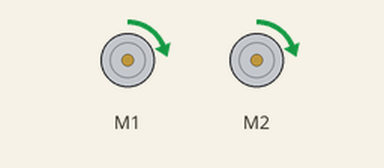
This program was run on a simulated BBC micro:bit (MakeCode). Parts: 2 × DC motor (green arrow = forward, orange = backward, longer = faster).

Above: at 1.0 s.
At 3.0 s:
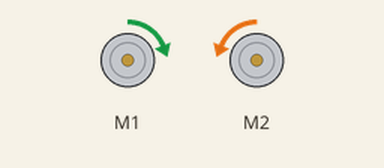
Timing chart, 0 to 5.2 s (numbered marks = the images above):
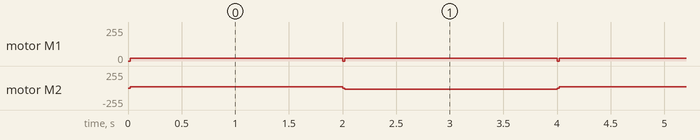

The program:

main.ts
```typescript
basic.forever(function () {
    for (let index = 0; index < 4; index++) {
        maqueen.motorRun(maqueen.Motors.All, maqueen.Dir.CW, 20)
        basic.pause(2000)
        maqueen.motorStop(maqueen.Motors.All)
        maqueen.motorRun(maqueen.Motors.M1, maqueen.Dir.CW, 20)
        maqueen.motorRun(maqueen.Motors.M2, maqueen.Dir.CCW, 20)
        basic.pause(2000)
        maqueen.motorStop(maqueen.Motors.All)
    }
})
```

test.ts
```typescript
// tests gaan hier; deze zal niet worden gecompileerd wanneer dit pakket wordt gebruikt als extensie.
```

Measured:
- by itself, motor M1: alternates forward 20/255 for 2.0 s and stopped for 0.02 s
- by itself, motor M2: repeats every 4.0 s: stopped 0.02 s, backward 20/255 2.0 s, stopped 0.02 s, forward 20/255 2.0 s
